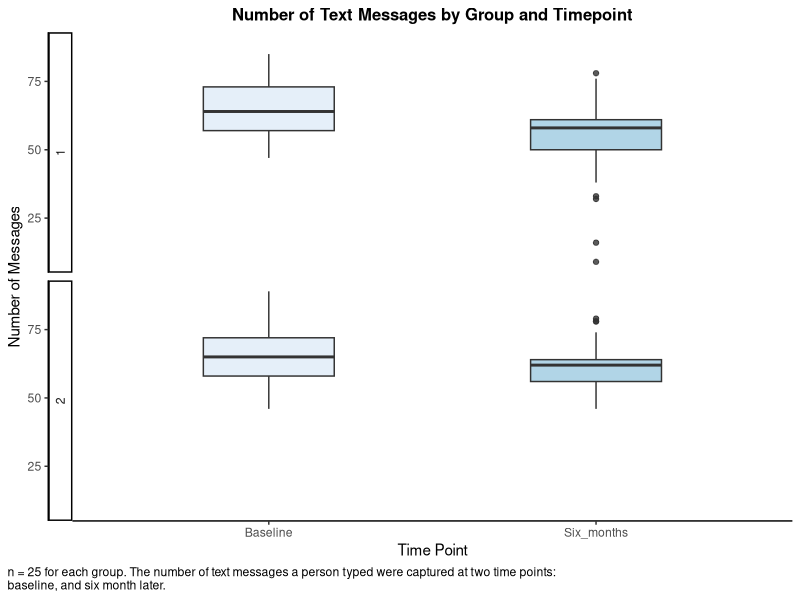
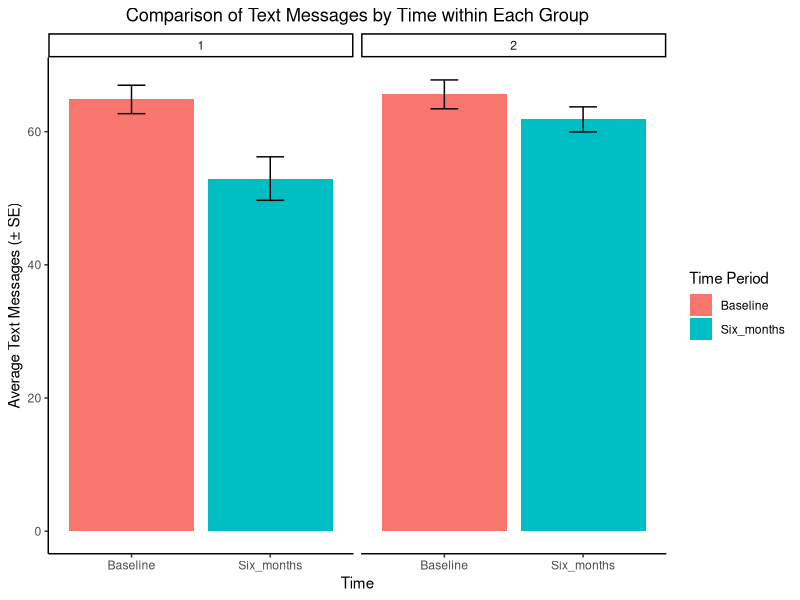

Reproduce these figures in R, in order.
# Setting the working directory - Please change to your directory as you see fit
setwd("~/Personal/Brown/BHDS2010/Assignment 3/Assignment3")

# Import libraries used in this analysis
library(tidyverse) # To use ggplot, filter, mutate, etc. tidyverse functions

# Read in the data from the csv
text_msg <- read.csv("TextMessages.csv")

# Visually examine the structure of the data
head(text_msg)
# The Group column shows the two groups of participants. The Baseline and Six_months columns contain the number of text messages measured at two separate time points. Lastly, the participant column contains the subject number.

# For visualization, we will create a long version of the text_msg dataset, 
text_msg_long <- text_msg %>% 
  pivot_longer(
    cols = c("Baseline", "Six_months"),
    names_to = "Timepoint",
    values_to = "n_Msg"
  )

# Print out the fist few rows of text_msg_long to verify the pivot is corrected processed
head(text_msg_long)

# Compute summary statistics (mean and standard error)
summary_stats <- text_msg_long %>%
  group_by(Group, Timepoint) %>%
  summarise(
    n = n(),
    mean = mean(n_Msg, na.rm = TRUE),
    sd = sd(n_Msg, na.rm = TRUE),
    se = sd / sqrt(n),
    min = min(n_Msg, na.rm = TRUE),
    max = max(n_Msg, na.rm = TRUE)
  )

print(summary_stats)

# Visualization 1: We first create boxplots of text messages stratified by Group and Time
vis_1_caption = "n = 25 for each group. The number of text messages a person typed were captured at two time points: baseline, and six month later."
text_msg_long %>% ggplot (aes(x = Timepoint, y = n_Msg, fill = Timepoint)) + 
  geom_boxplot(width = 0.4, alpha = 0.8) + 
  facet_grid(Group ~ ., switch = "y") +
  scale_fill_brewer("Paired") +
  labs(x = "Time Point", y = "Number of Messages",
       title = "Number of Text Messages by Group and Timepoint",
       caption = str_wrap(vis_1_caption, width = 100)) +
  theme_classic() +
  theme(legend.position = "none",
        plot.title = element_text(face = "bold", size = 12, hjust = 0.5),
        plot.caption.position = "plot",
        plot.caption = element_text(hjust = 0))

# The box plot shows that the number of text messages sent decreased from the Baseline observation to that six months later. The decrease appears more significant in Group 1 than Group 2, which we will show later in the summary statistics section.
# The number of text messages six months later for Group 1 contains a fair amount of outliers on the downside, with the minimum being 9 messages.

# Create faceted bar chart
ggplot(summary_stats, aes(x = Timepoint, y = mean, fill = Timepoint)) +
  geom_bar(stat = "identity", position = "dodge") +
  geom_errorbar(aes(ymin = mean - se, ymax = mean + se),
                width = 0.2, position = position_dodge(width = 0.9)) +
  facet_wrap(~ Group) +
  labs(
    title = "Comparison of Text Messages by Time within Each Group",
    x = "Time",
    y = "Average Text Messages (± SE)",
    fill = "Time Period"
  ) +
  theme_classic() +
  theme(
    plot.title = element_text(hjust = 0.5),
    legend.position = "right"
  )

# Result: Group 1: Showed a significant decrease in the average number of text messages sent, dropping from approximately 66 at Baseline to about 53 at the six-month mark. The error bars (which represent standard error) do not overlap, suggesting this change is statistically significant.
# Group 2: Showed only a slight decrease in average text messages, from approximately 67 at Baseline to 62 at six months. The error bars for these two time points overlap, suggesting this small drop is likely not statistically significant.In summary, while both groups started with a similar average, Group 1 experienced a much larger and more statistically significant reduction in text messages after six months compared to Group 2.